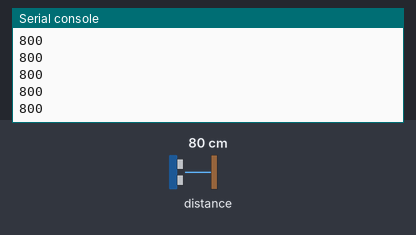
The program below on a simulated Raspberry Pi Pico running MicroPython. Parts: the last lines printed to the serial console. The inputs (shaded band) are chosen by the test bench; at power-on: distance to the obstacle 80 cm. Library files of the repository ran but are not shown: VL53L0X.py.

Above: at 1.2 s.
1.3 s: distance to the obstacle set to 2 cm
At 1.35 s:
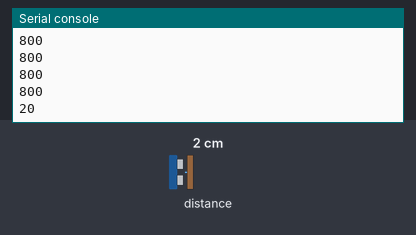
2.8 s: distance to the obstacle set to 4 cm
At 2.86 s:
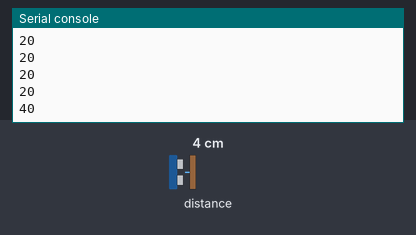
Timing chart, 0 to 5.8 s (numbered marks = the images above; inputs shaded):
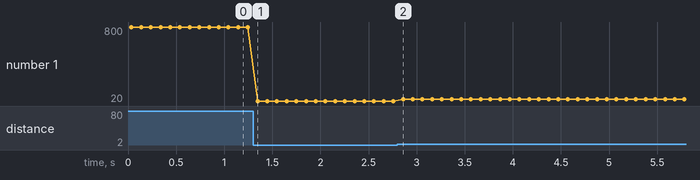

Measured:
- after the input at 1.3 s, the serial console: prints a new line after 0.05 s (image 1)
- after the input at 2.8 s, the serial console: prints a new line after 0.06 s (image 2)
- plotted number 1: 800 → 20 after the input at 1.3 s, 20 → 40 after the input at 2.8 s

The program:

tof_sensor_test.py
```python
"""
from:
http://www.coderdojotc.org/micropython/robots/02-base-bot/
"""

import time
from machine import Pin, I2C
import VL53L0X

sda=machine.Pin(12)
scl=machine.Pin(13)
i2c=machine.I2C(0, sda=sda, scl=scl)

print(i2c.scan())

# Create a VL53L0X object
tof = VL53L0X.VL53L0X(i2c)
tof.start() # startup the sensor
while True:
# Start ranging
    dist = tof.read()
    print(dist)
    time.sleep(.1)
```
